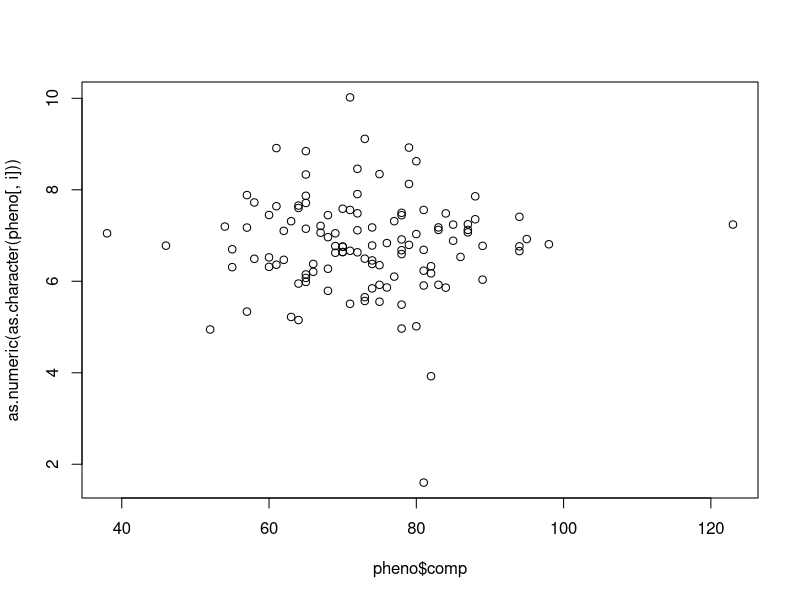
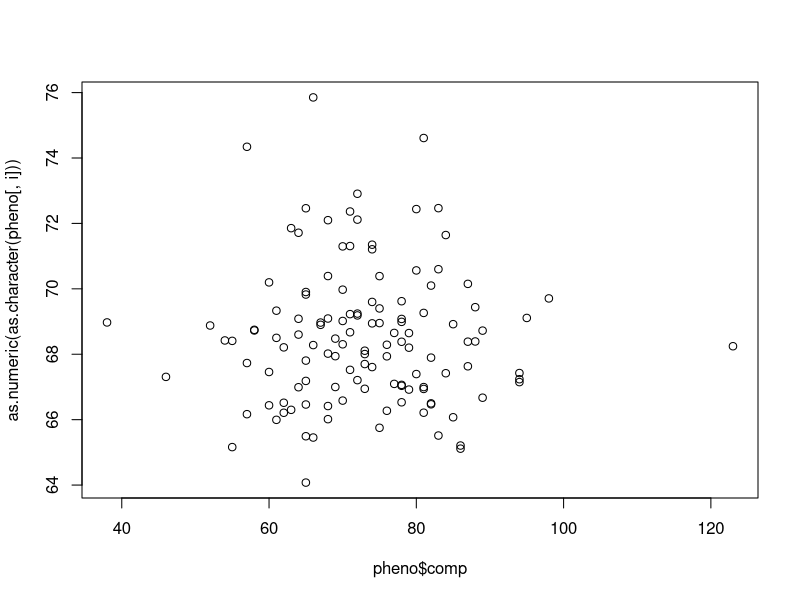
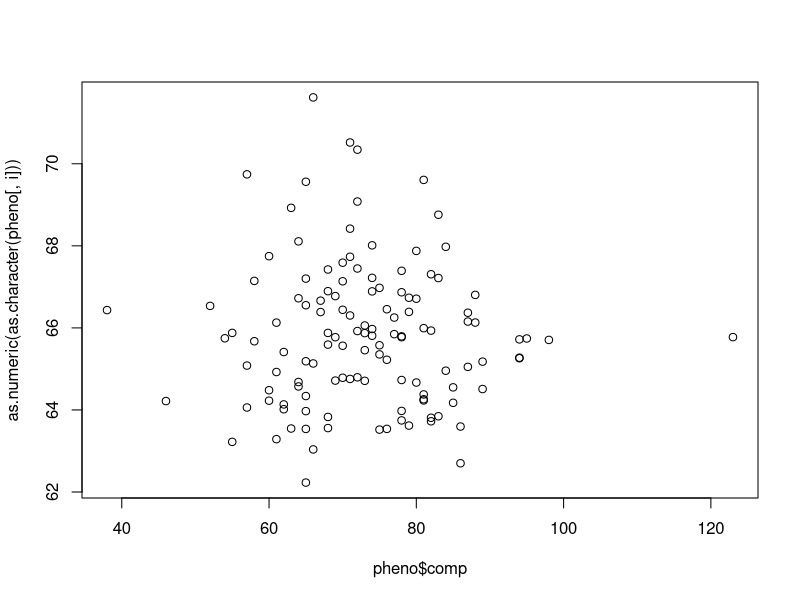
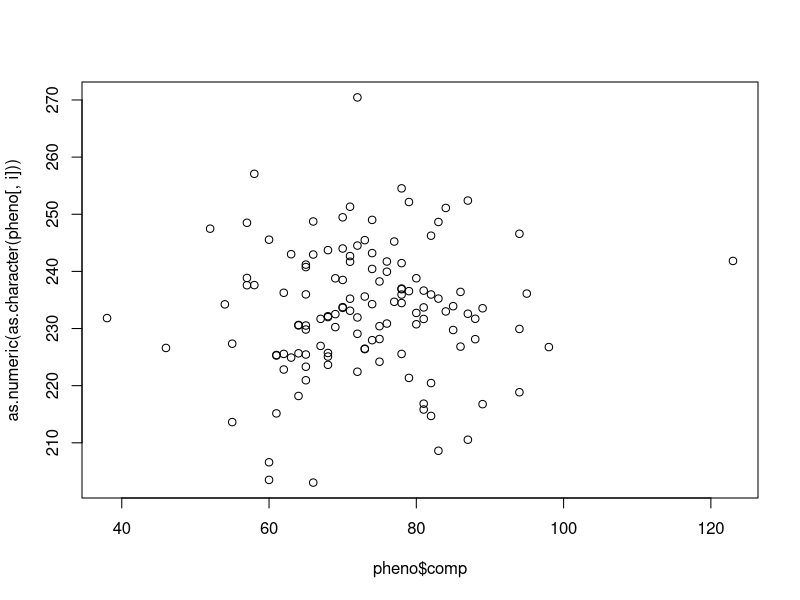
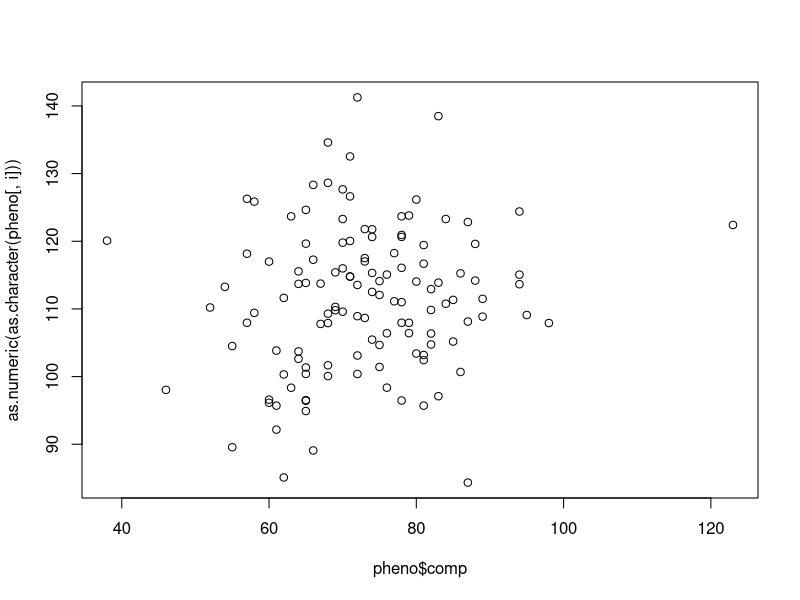
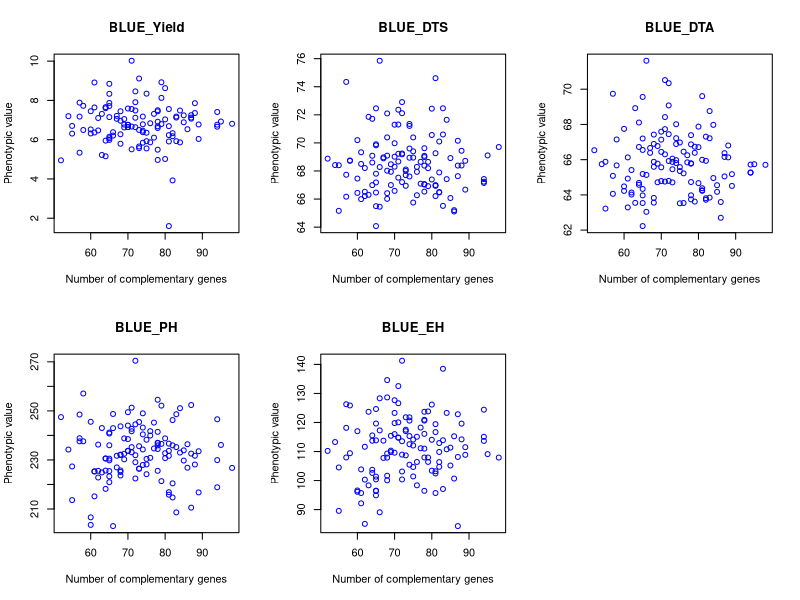
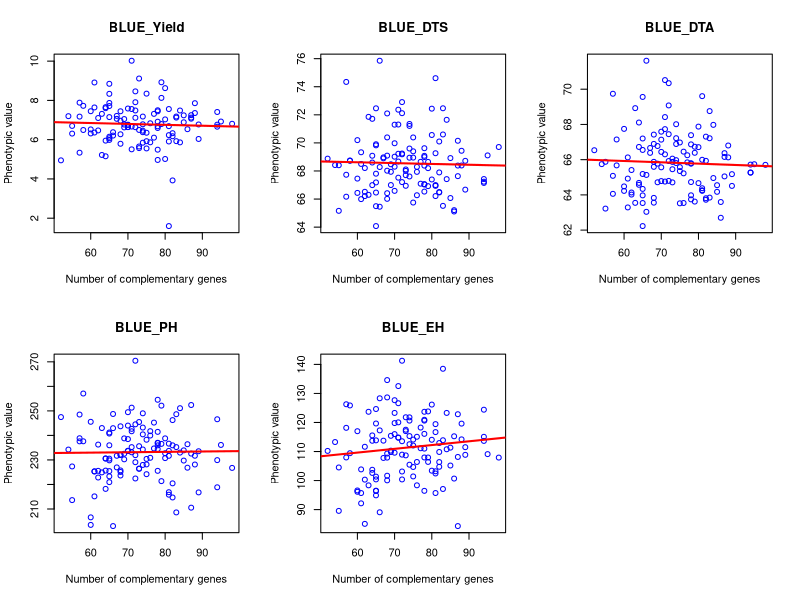

Here is the R script that generated these plots, in order:
### Jinliang Yang
### Feb. 1st, 2015
### correlation using the FGS only

#### Ames Hybrids
hyb <- read.table("data/Ames_hybrids_BLUEs.txt", header=TRUE)
names(hyb)[1] <- "F1"
hyb$P1 <- gsub("x.*", "", hyb$F1)
hyb$P2 <- gsub(".*x", "", hyb$F1)

hyb$P2 <- toupper(gsub(" ", "", hyb$P2))




###
res <- read.csv("cache/exp_res_FGS.csv")
res$comp <- res$comp1 + res$comp2

tem1 <- merge(hyb, res[, c("accenumb", "comp")], by.x="P2", by.y="accenumb")
tem2 <- merge(hyb, res[, c("geno", "comp")], by.x="P2", by.y="geno")
pheno <- rbind(tem1, tem2)
pheno <- subset(pheno, P1 == "PI601322")

pheno[pheno[,3]<0, ][,3] <- "NA"

####### original
for(i in 3:7){
    print(cor.test(pheno$comp, as.numeric(as.character(pheno[,i]))))
    plot(pheno$comp, as.numeric(as.character(pheno[,i]))) 
}


### remove outlier:
pheno <- subset(pheno, comp < 100 & comp > 50)

par(mfrow=c(2,3))
for(i in 3:7){
    print(cor.test(pheno$comp, as.numeric(as.character(pheno[,i]))))
    plot(pheno$comp, as.numeric(as.character(pheno[,i])), xlab="Number of complementary genes",
         ylab="Phenotypic value", main=names(pheno)[i], col="blue") 
}

### remove outlier:

par(mfrow=c(2,3))
for(i in 3:7){
    x <- pheno$comp
    y <- as.numeric(as.character(pheno[,i]))
    df <- data.frame(x=x, y=y)
    df <- subset(df, !is.na(x) & !is.na(y))
    print(cor.test(df$x, df$y))
    plot(df$x, df$y, xlab="Number of complementary genes",
         ylab="Phenotypic value", main=names(pheno)[i], col="blue")
    reg1 <- lm(df$y ~ df$x)
    abline(reg1, col="red", lwd=2)
}









